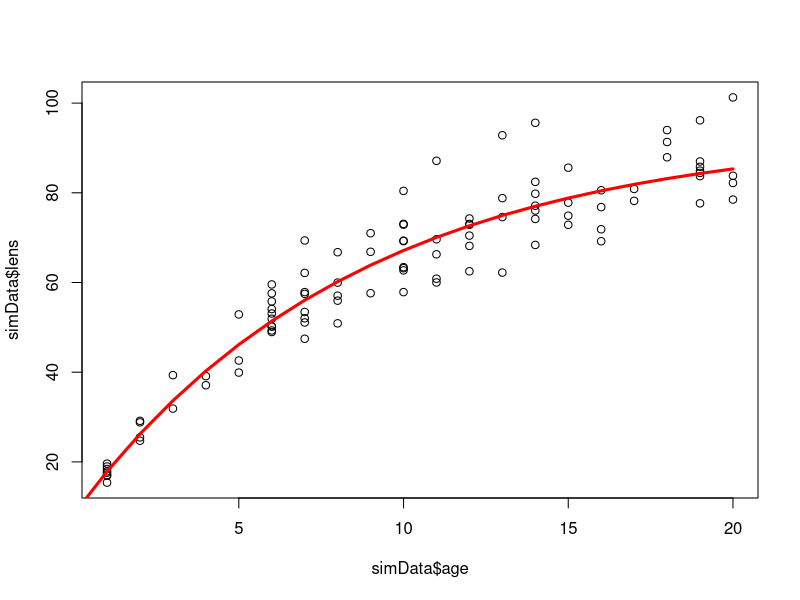

This chart was generated by the following R code:
#this is a script from Brandon Chasco about simulating data


#1) Parameters - these are affectively your hypotheses
#2) The rule that determines if your hypothesis is a "good" one
#3) The data - this can be simulated or real data


set.seed(2) #The seed for the random number generator
myData <- rnorm(100,mean=10,sd=1)

#This is the rule I am using to find the parameter that
#best explains my data
myRuleForBestEstimate <- function(par,data){
  #outputFromMyRule <- sum((data-par)^2)
  
  #Replace the first rule with a statistical rule (i.e., a probability distributions/likelihood)
  outputFromMyRule <- -1*sum(log(dnorm(data,mean=par[1],sd=exp(par[2]))))
  
  #This is a single value summarizing the
  #difference between my parameter estimate and the data
  print(outputFromMyRule)
  return(outputFromMyRule)
}

#Capture the output from the optimization
opt <- optim(c(0,0),
             myRuleForBestEstimate,
             data=myData)


#Print the parameter estimate
print(opt$par, silent=TRUE)

simulateVB <- function(Linf,K,t0,sampleSize,sampleErr){
  #estimated Lengths
  lens <- NA
  #Sample the ages
  age <- sample(1:20,sampleSize,replace=TRUE)
  #
  for(i in 1:sampleSize){
    lens[i] <- Linf*(1-exp(-K*(age[i]-t0)))  *  exp(rnorm(1,0,sampleErr))
  }
  
  return(list(age=age, #simulated ages
              lens=lens)) #simulated lengths
  
}

set.seed(1)
simData <- simulateVB(100,0.1,-1,100,0.1)

#best explains my data
myRuleForVB <- function(par,data){
  #outputFromMyRule <- sum((data-par)^2)
  #Take the parameter vector from optim and turn it into parameters that are meaningful for the VB model
  Linf <- par[1]
  k <- exp(par[2])
  t0 <- par[3]
  cv <- exp(par[4])
  
  #Predictions
  VBest <- Linf * (1 -exp(-k*(data$age - t0)))
  
  #negative log of the log-normal likelihood. Logging the observed and predicted values makes it log-normal
  outputFromMyRule <- -1*sum(log(dnorm(log(data$lens),mean=log(VBest),sd=cv)))
  
  #This is a single value summarizing the
  #difference between my parameter estimate and the data
  print(outputFromMyRule)
  return(outputFromMyRule)
}

#Run optim and capture the output
opt <- optim(c(90,log(0.1),-1,log(10)),
             myRuleForVB,
             data=simData)

#print theparameter estimates, remembering to do the necessary transformations
print(paste(opt$par[1], exp(opt$par[2]), opt$par[3], exp(opt$par[4])))


#Plot simulated data
plot(simData$age,simData$lens)

#Model prediction
lines(0:20,
      opt$par[1]*(1-exp(-exp(opt$par[2])*(0:20-opt$par[3]))),
      col="red",
      lwd=3)
